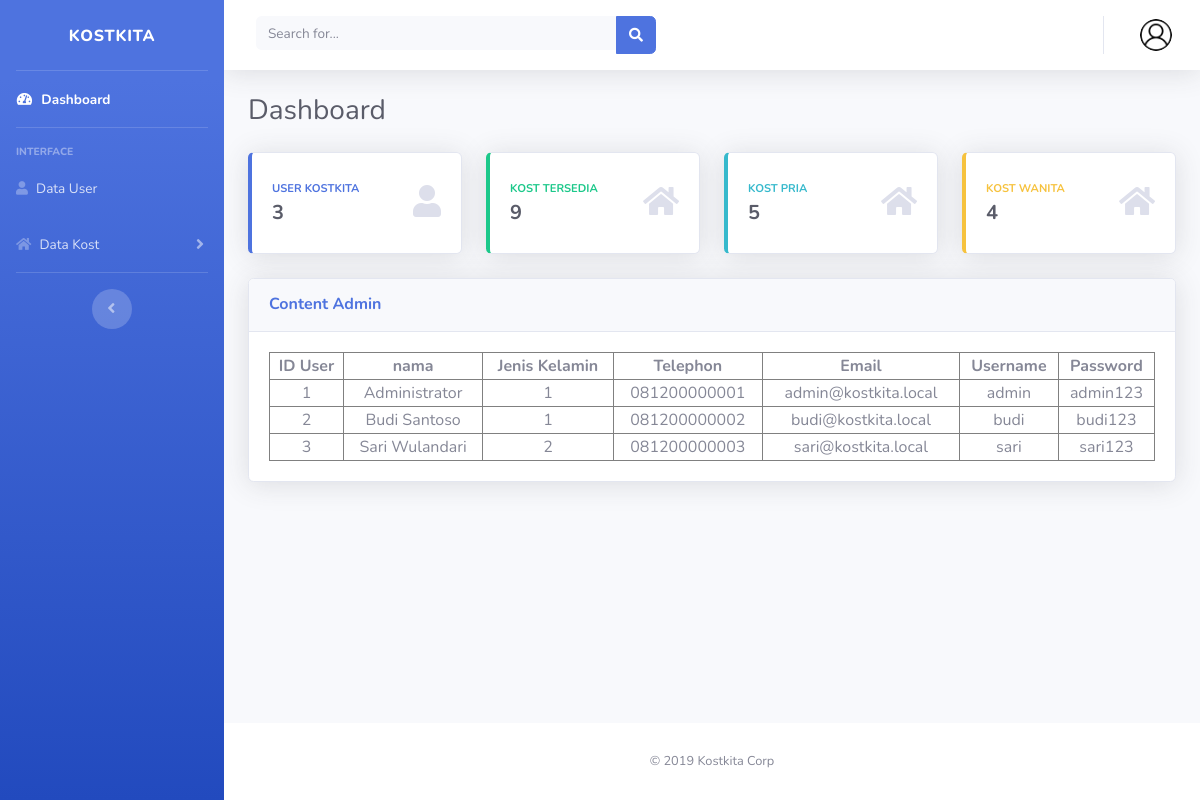
The app's page /admin/datauser.php (signed in) with its own data.
### tables this page shows
CREATE TABLE `userkost` (
  `id_user`       INT NOT NULL AUTO_INCREMENT,
  `nama`          VARCHAR(100) NOT NULL,
  `id_jk`         INT NOT NULL,
  `telp`          VARCHAR(20)  NOT NULL,
  `email`         VARCHAR(100) NOT NULL,
  `username`      VARCHAR(50)  NOT NULL,
  `password_user` VARCHAR(100) NOT NULL,
  PRIMARY KEY (`id_user`),
  UNIQUE KEY `uq_username` (`username`)
);

### admin/datauser.php (the view, shortened to what this page needs)
<!DOCTYPE html>
<html lang="en">
<?php
  $user=$_GET['user'];
?>
<head>
  <link href="../vendor/fontawesome-free/css/all.min.css" rel="stylesheet" type="text/css">
  <link href="../css/sb-admin-2.min.css" rel="stylesheet">
</head>
<body id="page-top">
  <div id="wrapper">
    <ul class="navbar-nav bg-gradient-primary sidebar sidebar-dark accordion" id="accordionSidebar">
      <a class="sidebar-brand d-flex " href="../index.php">
        <div class="sidebar-brand-text mx-3">&nbsp; &nbsp; &nbsp; &nbsp;KostKita</div>
      </a>
      <hr class="sidebar-divider my-0">
      <li class="nav-item active">
        <a class="nav-link" href="index.php?user=<?php echo  $user; ?>">
          <i class="fas fa-fw fa-tachometer-alt"></i>
          <span>Dashboard</span></a>
      </li>
      <hr class="sidebar-divider">
      <div class="sidebar-heading">
        Interface
      </div>
      <li class="nav-item">
        <a class="nav-link collapsed" href="datauser.php?data=admin">
          <i class="fas fa-user"></i>
          <span>Data User</span>
        </a>
      </li>
      <li class="nav-item">
        <a class="nav-link collapsed" href="#" data-toggle="collapse" data-target="#collapseUtilities" aria-expanded="true" aria-controls="collapseUtilities">
          <i class="fas fa-home"></i>
          <span>Data Kost</span>
        </a>
      </li>
      <hr class="sidebar-divider">
      <div class="text-center d-none d-md-inline">
        <button class="rounded-circle border-0" id="sidebarToggle"></button>
      </div>
    </ul>
    <div id="content-wrapper" class="d-flex flex-column">
      <div id="content">
        <nav class="navbar navbar-expand navbar-light bg-white topbar mb-4 static-top shadow">
          <form class="d-none d-sm-inline-block form-inline mr-auto ml-md-3 my-2 my-md-0 mw-100 navbar-search">
            <div class="input-group">
              <input type="text" class="form-control bg-light border-0 small" placeholder="Search for..." aria-label="Search" aria-describedby="basic-addon2">
              <div class="input-group-append">
                <button class="btn btn-primary" type="button">
                  <i class="fas fa-search fa-sm"></i>
                </button>
              </div>
            </div>
          </form>
          <ul class="navbar-nav ml-auto">
            <li class="nav-item dropdown no-arrow">
              <a class="nav-link dropdown-toggle" href="#" id="userDropdown" role="button" data-toggle="dropdown" aria-haspopup="true" aria-expanded="false">
                <img class="img-profile rounded-circle" src="../assets/img/user.png">
              </a>
            </li>
          </ul>
        </nav>
        <div class="container-fluid">
          <div class="d-sm-flex align-items-center justify-content-between mb-4">
            <h1 class="h3 mb-0 text-gray-800">Dashboard</h1>
          </div>
          <div class="row">
            <div class="col-xl-3 col-md-6 mb-4">
              <div class="card border-left-primary shadow h-100 py-2">
                <div class="card-body">
                  <div class="row no-gutters align-items-center">
                    <div class="col mr-2">
                      <div class="text-xs font-weight-bold text-primary text-uppercase mb-1">User KostKita</div>
                      <div class="h5 mb-0 font-weight-bold text-gray-800">
                        <?php
                          include "../koneksi.php";
                            $query="select * from userkost";
                            $sql=mysqli_query($koneksi, $query);
                            $count=mysqli_num_rows($sql);
                            echo $count;
                        ?>
                      </div>
                    </div>
                    <div class="col-auto">
                      <i class="fas fa-user fa-2x text-gray-300"></i>
                    </div>
                  </div>
                </div>
              </div>
            </div>
            <div class="col-xl-3 col-md-6 mb-4">
              <div class="card border-left-success shadow h-100 py-2">
                <div class="card-body">
                  <div class="row no-gutters align-items-center">
                    <div class="col mr-2">
                      <div class="text-xs font-weight-bold text-success text-uppercase mb-1">Kost Tersedia</div>
                      <div class="h5 mb-0 font-weight-bold text-gray-800">
                        <?php
                          include "../koneksi.php";
                            $query="select * from kost";
                            $sql=mysqli_query($koneksi, $query);
                            $count=mysqli_num_rows($sql);
                            echo $count;
                        ?>
                      </div>
                    </div>
                    <div class="col-auto">
                      <i class="fas fa-home fa-2x text-gray-300"></i>
                    </div>
                  </div>
                </div>
              </div>
            </div>
            <div class="col-xl-3 col-md-6 mb-4">
              <div class="card border-left-info shadow h-100 py-2">
                <div class="card-body">
                  <div class="row no-gutters align-items-center">
                    <div class="col mr-2">
                      <div class="text-xs font-weight-bold text-info text-uppercase mb-1">Kost Pria</div>
                      <div class="row no-gutters align-items-center">
                        <div class="col-auto">
                          <div class="h5 mb-0 mr-3 font-weight-bold text-gray-800">
                            <?php
                            include "../koneksi.php";
                            $query="select jenis_kost from kost where jenis_kost='1'";
                            $sql=mysqli_query($koneksi, $query);
                            $count=mysqli_num_rows($sql);
                            echo $count;
                            ?>
                          </div>
                        </div>
                      </div>
                    </div>
                    <div class="col-auto">
                      <i class="fas fa-home fa-2x text-gray-300"></i>
                    </div>
                  </div>
                </div>
              </div>
            </div>
            <div class="col-xl-3 col-md-6 mb-4">
              <div class="card border-left-warning shadow h-100 py-2">
                <div class="card-body">
                  <div class="row no-gutters align-items-center">
                    <div class="col mr-2">
                      <div class="text-xs font-weight-bold text-warning text-uppercase mb-1">Kost Wanita</div>
                      <div class="h5 mb-0 font-weight-bold text-gray-800">
                        <?php
                          include "../koneksi.php";
                            $query="select jenis_kost from kost where jenis_kost='2'";
                            $sql=mysqli_query($koneksi, $query);
                            $count=mysqli_num_rows($sql);
                            echo $count;
                        ?>
                      </div>
                    </div>
                    <div class="col-auto">
                      <i class="fas fa-home fa-2x text-gray-300"></i>
                    </div>
                  </div>
                </div>
              </div>
            </div>
          </div>
          <div class="row">
            <div class="col-xl-12 col-lg-11">
              <div class="card shadow mb-4">
                <div class="card-header py-3 d-flex flex-row align-items-center justify-content-between">
                  <h6 class="m-0 font-weight-bold text-primary">Content Admin</h6>
                </div>
                <div class="card-body text-center">
                <table border="1" width="100%">
                    <tr>
                        <th>ID User</th>
                        <th>nama</th>
                        <th>Jenis Kelamin</th>
                        <th>Telephon</th>
                        <th>Email</th>
                        <th>Username</th>
                        <th>Password</th>
                    </tr>
                    <?php
                    include "../koneksi.php";
                    $query = "SELECT * FROM userkost";
                    $sql = mysqli_query($koneksi, $query);
                    while(@$data = mysqli_fetch_array($sql)){
                        echo "<tr>";
                        echo "<td>".$data['id_user']."</td>";
                        echo "<td>".$data['nama']."</td>";
                        echo "<td>".$data['id_jk']."</td>";
                        echo "<td>".$data['telp']."</td>";
                        echo "<td>".$data['email']."</td>";
                        echo "<td>".$data['username']."</td>";
                        echo "<td>".$data['password_user']."</td>";
                        echo "</tr>";
                    }
                    ?>
                    </table>
                </div>
              </div>
            </div>
          </div>
        </div>
      </div>
      <footer class="sticky-footer bg-white">
        <div class="container my-auto">
          <div class="copyright text-center my-auto">
            <span>&copy; 2019 Kostkita Corp</span>
          </div>
        </div>
      </footer>
    </div>
  </div>
</body>
</html>

### records on screen
userkost: id_user "1", nama "Administrator", id_jk "1", telp "081200000001", email "admin@kostkita.local", username "admin", password_user "admin123"
userkost: id_user "2", nama "Budi Santoso", id_jk "1", telp "081200000002", email "budi@kostkita.local", username "budi", password_user "budi123"
userkost: id_user "3", nama "Sari Wulandari", id_jk "2", telp "081200000003", email "sari@kostkita.local", username "sari", password_user "sari123"

### other values on screen
$count "3"
$count "9"
$count "5"
$count "4"
